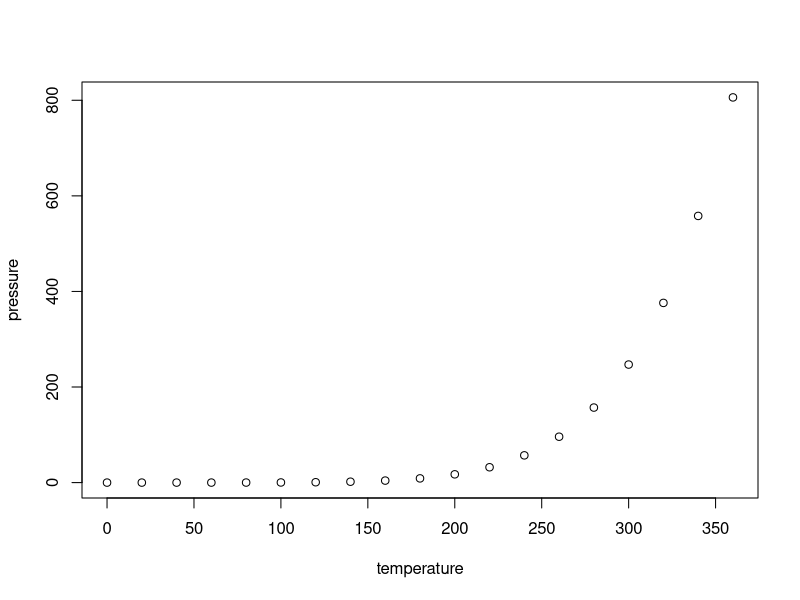
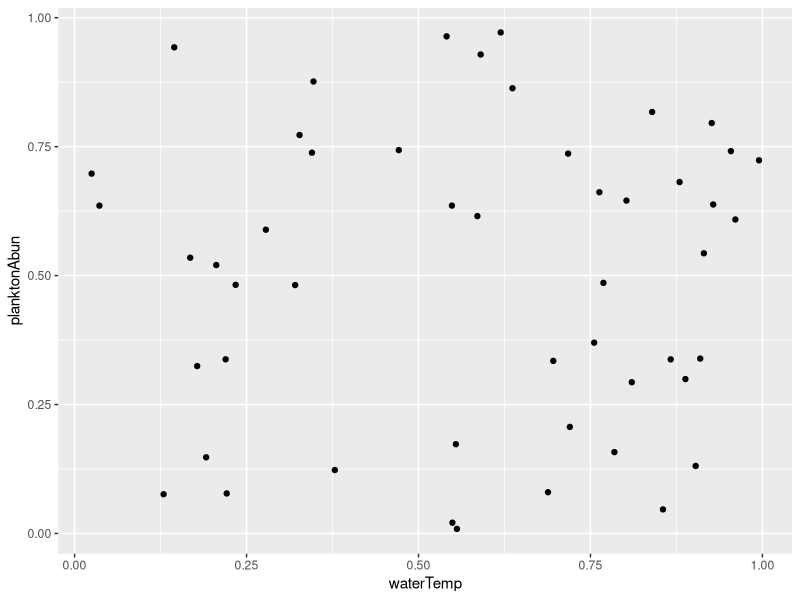
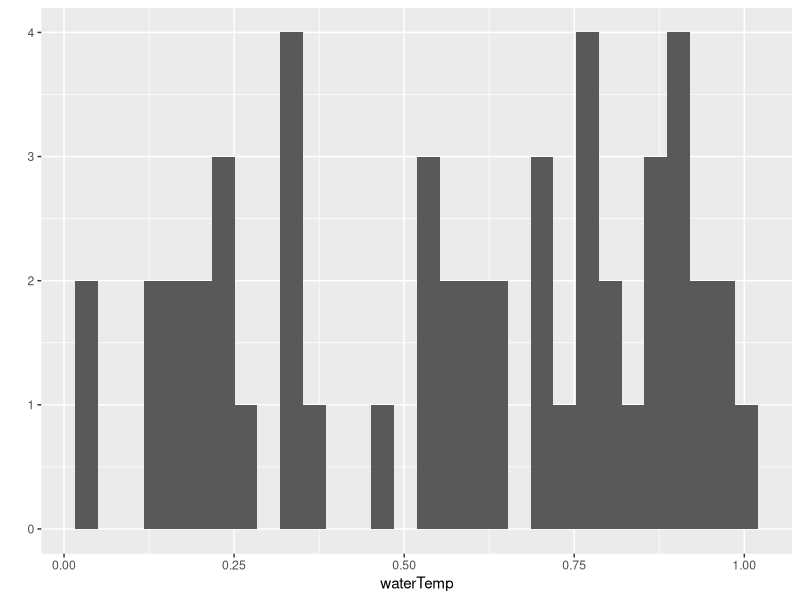

Reproduce these figures in R, in order.
## ----setup, include=FALSE------------------------------------------------
knitr::opts_chunk$set(echo = TRUE) # This sets up echo/eval options GLOBALLY for all chunks in the rest of the file. Can override this default by specifying echo/eval in subsequent chunks.

## ----cars----------------------------------------------------------------
summary(cars)

## ----pressure, echo=FALSE------------------------------------------------
plot(pressure)

## ---- echo=FALSE---------------------------------------------------------
library(ggplot2)
waterTemp<-runif(50)
planktonAbun<-runif(50)
qplot(x=waterTemp,y=planktonAbun) # qplot, unlike the ggplot function, does not require a dataframe
# print(waterTemp)
# head(waterTemp) # head() returns the first 6 entries in a vector to give you a peak at the contents

## ---- echo=TRUE, eval=TRUE, message=FALSE--------------------------------
qplot(x=waterTemp) # Without a y value, qplot produces a histogram of your data.

